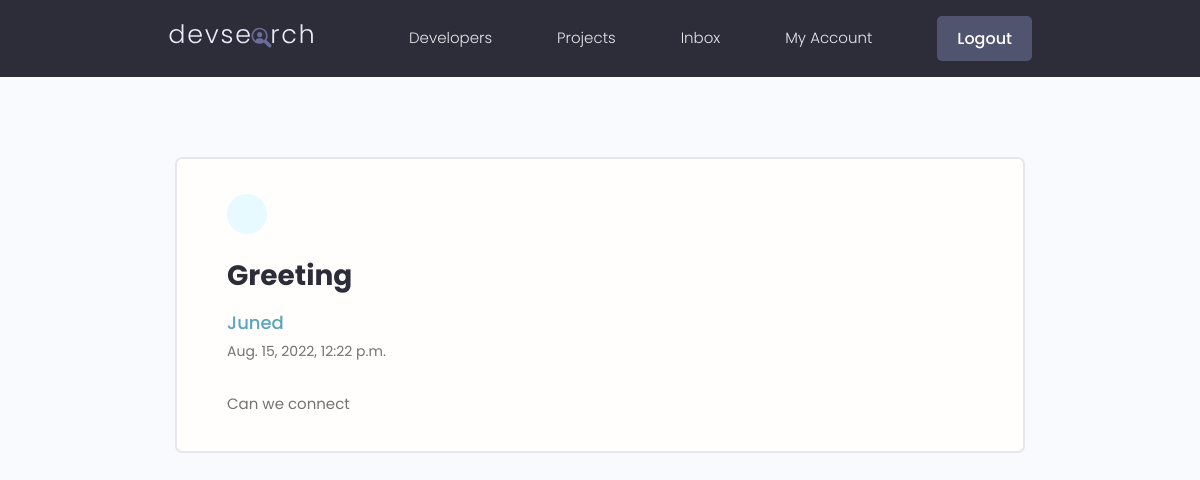
The page /read-message/6966f4c0f0cc47afbca3399ead718ad2/ (signed in) on the database its author committed.
### project/models.py (models this page shows, shortened)
class Message(models.Model):
    sender = models.ForeignKey(
        Profile, on_delete=models.SET_NULL, null=True, blank=True)
    recipient = models.ForeignKey(
        Profile, on_delete=models.SET_NULL, null=True, blank=True, related_name="messages")
    name = models.CharField(max_length=200, null=True, blank=True)
    email = models.EmailField(max_length=200, null=True, blank=True)
    subject = models.CharField(max_length=200, null=True, blank=True)
    body = models.TextField()
    is_read = models.BooleanField(default=False, null=True)
    created = models.DateTimeField(auto_now_add=True)
    id = models.UUIDField(default=uuid.uuid4, unique=True,
                          primary_key=True, editable=False)
    class Meta:
        ordering = ['is_read', '-created']

### pages/views.py (the view)
# urls.py: path('read-message/<str:pk>/',views.read_message,name="read-message"),
@login_required(login_url='login')
def read_message(request,pk):
    message_content = Message.objects.get(id=pk)
    if message_content.is_read == False:
        message_content.is_read = True
        message_content.save()
    context = {
        'message_content' : message_content
    }
    return render(request,"pages/read_message.html" , context)

### pages/templates/pages/read_message.html (shortened to what this page needs)
{% extends 'pages/base.html' %}
{% block content %}
<main class="messagePage my-xl">
    <div class="content-box">
      <div class="message">
        <a class="backButton" href="{% url 'inbox' %}"></a>
        <h2 class="message__subject">{{message_content.subject}}</h4>
          <a href="{% url 'profile' message_content.sender.id %}" class="message__author">{{message_content.name}}</a>
          <p class="message__date">{{message_content.created}}</p>
          <div class="message__body">
              {{message_content.body|linebreaksbr}}
          </div>
      </div>
    </div>
  </main>
{% endblock content %}

### static/css/app.css (style rules this page uses)
:root { --color-sub: #2d2d39; }
.content-box { width: 95%; max-width: 85rem; margin: 0 auto; }
.message { padding: 2.5rem 0; }
.message > a { display: flex; gap: 1rem; }
.message__author, .message__date { flex-basis: 25%; }
.message__subject { flex-basis: 50%; }
.message__date { text-align: right; }
.messagePage .message { list-style: none; background: var(--color-white); padding: 3.5rem 5rem; border: 2px solid var(--color-light); border-radius: 0.7rem; }
.messagePage .message__subject { font-size: 2.8rem; color: var(--color-sub); margin-bottom: 1rem; margin-top: 2rem; }
.messagePage .message__author { font-size: 1.8rem; font-weight: 500; }
.messagePage .message__date { font-size: 1.4rem; font-weight: 400; text-align: left; margin-bottom: 3rem; }
.backButton { background: var(--color-main-light); color: var(--color-main); width: 4rem; height: 4rem; display: flex; align-items: center; justify-content: center; border-radius: 50%; }

### static/uikit/styles/modules/_variables.css (style rules this page uses)
:root { --color-main: #5aa5b9; --color-main-light: #e6faff; --color-sub: #3f4156; --color-sub-light: #51546e; --color-sub-lighter: #ededfd; --color-text: #737373; --color-gray: #8b8b8b; --color-light: #e5e7eb; --color-light-gray: #767676; --color-bg: #f8fafd; --color-white: #fffefd; --color-white-light: #f3f3f3; --color-success: #359e64; --color-success-bg: #def8e8; --color-error: #fc4b0b; --color-error-bg: #fff2ee; --font-base: 'Poppins', arial, helvetica, 'Segoe UI', roboto, ubuntu, sans-serif; --font-monospace: 'Fira Code', 'Courier New', courier, monospace; --font-regular: 300; --font-medium: 500; --font-bold: 700; --generic-shadow: 1px 1px 5px #00000010; --generic-transition: all 0.3s ease-in-out; }

### static/uikit/styles/modules/_base.css (style rules this page uses)
* { margin: 0; padding: 0; box-sizing: border-box; text-rendering: optimizeLegibility; color: inherit; font-size: inherit; }
html { font-size: 50%; }
@media only screen and (min-width: 480px) { html { font-size: 56.25%; } }
@media only screen and (min-width: 1200px) { html { font-size: 62.5%; } }
body { line-height: 1.6; font-weight: 400; font-size: 1.5rem; color: var(--color-text); background-color: var(--color-bg); min-height: 100vh; }

### static/uikit/styles/modules/_typography.css (style rules this page uses)
* { font-family: var(--font-base); }
h2 { font-size: 3.6rem; font-weight: var(--font-bold); }
p, span, strong { font-size: 1.6rem; color: var(--color-text); font-weight: var(--font-regular); }
a { padding-bottom: 2px; text-decoration: none; display: inline-block; color: var(--color-main); font-weight: var(--font-medium); }

### static/uikit/styles/modules/_utilities.css (style rules this page uses)
.my-xl { margin: 8rem auto; }

### rows shown on the page
Message: subject "Greeting", name "Juned", created "Aug. 15, 2022, 12:22 p.m.", body "Can we connect"
